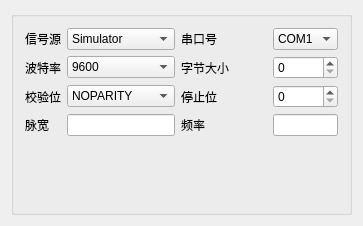
<?xml version="1.0" encoding="UTF-8"?>
<ui version="4.0">
 <class>QG_dlgSignalSourceSettingClass</class>
 <widget class="QDialog" name="QG_dlgSignalSourceSettingClass">
  <property name="geometry">
   <rect>
    <x>0</x>
    <y>0</y>
    <width>324</width>
    <height>226</height>
   </rect>
  </property>
  <property name="windowTitle">
   <string>QG_dlgSignalSourceSetting</string>
  </property>
  <layout class="QGridLayout" name="gridLayout_2">
   <item row="0" column="0">
    <widget class="QGroupBox" name="groupBox">
     <property name="title">
      <string/>
     </property>
     <layout class="QGridLayout" name="gridLayout">
      <item row="0" column="0">
       <widget class="QLabel" name="label">
        <property name="maximumSize">
         <size>
          <width>40</width>
          <height>16777215</height>
         </size>
        </property>
        <property name="statusTip">
         <string>信号源设置</string>
        </property>
        <property name="text">
         <string>信号源</string>
        </property>
       </widget>
      </item>
      <item row="0" column="1">
       <widget class="QComboBox" name="comboBox_signalsource">
        <item>
         <property name="text">
          <string>Simulator</string>
         </property>
        </item>
        <item>
         <property name="text">
          <string>SignalSouce</string>
         </property>
        </item>
       </widget>
      </item>
      <item row="0" column="2">
       <widget class="QLabel" name="label_2">
        <property name="minimumSize">
         <size>
          <width>80</width>
          <height>20</height>
         </size>
        </property>
        <property name="statusTip">
         <string>串口号设置</string>
        </property>
        <property name="text">
         <string>串口号</string>
        </property>
       </widget>
      </item>
      <item row="1" column="0">
       <widget class="QLabel" name="label_3">
        <property name="maximumSize">
         <size>
          <width>40</width>
          <height>16777215</height>
         </size>
        </property>
        <property name="statusTip">
         <string>波特率设置</string>
        </property>
        <property name="text">
         <string>波特率</string>
        </property>
       </widget>
      </item>
      <item row="1" column="1">
       <widget class="QComboBox" name="comboBox_baudrate">
        <item>
         <property name="text">
          <string>9600</string>
         </property>
        </item>
        <item>
         <property name="text">
          <string>19200</string>
         </property>
        </item>
        <item>
         <property name="text">
          <string>38400</string>
         </property>
        </item>
        <item>
         <property name="text">
          <string>57600</string>
         </property>
        </item>
        <item>
         <property name="text">
          <string>115200</string>
         </property>
        </item>
       </widget>
      </item>
      <item row="1" column="2" colspan="2">
       <widget class="QLabel" name="label_4">
        <property name="minimumSize">
         <size>
          <width>80</width>
          <height>20</height>
         </size>
        </property>
        <property name="statusTip">
         <string>字节大小设置</string>
        </property>
        <property name="text">
         <string>字节大小</string>
        </property>
       </widget>
      </item>
      <item row="1" column="4" colspan="2">
       <widget class="QSpinBox" name="spinBox_byte"/>
      </item>
      <item row="2" column="0">
       <widget class="QLabel" name="label_5">
        <property name="maximumSize">
         <size>
          <width>40</width>
          <height>16777215</height>
         </size>
        </property>
        <property name="statusTip">
         <string>校验位设置</string>
        </property>
        <property name="text">
         <string>校验位</string>
        </property>
       </widget>
      </item>
      <item row="2" column="1">
       <widget class="QComboBox" name="comboBox_check">
        <item>
         <property name="text">
          <string>NOPARITY</string>
         </property>
        </item>
        <item>
         <property name="text">
          <string>ODDPARITY</string>
         </property>
        </item>
        <item>
         <property name="text">
          <string>EVENPARITY</string>
         </property>
        </item>
        <item>
         <property name="text">
          <string>MARKPARITY</string>
         </property>
        </item>
       </widget>
      </item>
      <item row="2" column="2" colspan="2">
       <widget class="QLabel" name="label_6">
        <property name="minimumSize">
         <size>
          <width>80</width>
          <height>20</height>
         </size>
        </property>
        <property name="statusTip">
         <string>停止位设置</string>
        </property>
        <property name="text">
         <string>停止位</string>
        </property>
       </widget>
      </item>
      <item row="2" column="4" colspan="2">
       <widget class="QSpinBox" name="spinBox_stop"/>
      </item>
      <item row="3" column="0">
       <widget class="QLabel" name="label_7">
        <property name="maximumSize">
         <size>
          <width>40</width>
          <height>16777215</height>
         </size>
        </property>
        <property name="statusTip">
         <string>脉宽设置</string>
        </property>
        <property name="text">
         <string>脉宽</string>
        </property>
       </widget>
      </item>
      <item row="3" column="1">
       <widget class="QLineEdit" name="lineEdit_pulse"/>
      </item>
      <item row="4" column="1">
       <spacer name="verticalSpacer">
        <property name="orientation">
         <enum>Qt::Vertical</enum>
        </property>
        <property name="sizeHint" stdset="0">
         <size>
          <width>20</width>
          <height>81</height>
         </size>
        </property>
       </spacer>
      </item>
      <item row="0" column="4" colspan="2">
       <widget class="QComboBox" name="comboBox_port">
        <item>
         <property name="text">
          <string>COM1</string>
         </property>
        </item>
        <item>
         <property name="text">
          <string>COM2</string>
         </property>
        </item>
        <item>
         <property name="text">
          <string>COM3</string>
         </property>
        </item>
        <item>
         <property name="text">
          <string>COM4</string>
         </property>
        </item>
        <item>
         <property name="text">
          <string>COM5</string>
         </property>
        </item>
       </widget>
      </item>
      <item row="3" column="2" colspan="2">
       <widget class="QLabel" name="label_8">
        <property name="minimumSize">
         <size>
          <width>80</width>
          <height>20</height>
         </size>
        </property>
        <property name="statusTip">
         <string>频率设置</string>
        </property>
        <property name="text">
         <string>频率</string>
        </property>
       </widget>
      </item>
      <item row="3" column="4" colspan="2">
       <widget class="QLineEdit" name="lineEdit_frequency"/>
      </item>
     </layout>
    </widget>
   </item>
  </layout>
 </widget>
 <layoutdefault spacing="6" margin="11"/>
 <resources/>
 <connections/>
</ui>
